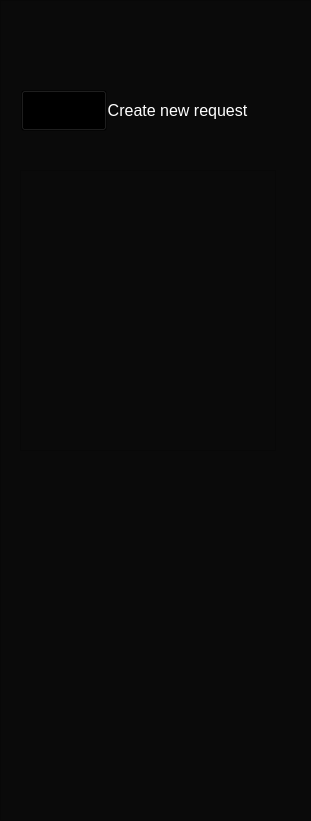
  <widget class="QFrame" name="frame">
   <property name="geometry">
    <rect>
     <x>10</x>
     <y>0</y>
     <width>311</width>
     <height>821</height>
    </rect>
   </property>
   <property name="styleSheet">
    <string notr="true">background-color:rgb(10, 10, 10);</string>
   </property>
   <property name="frameShape">
    <enum>QFrame::StyledPanel</enum>
   </property>
   <property name="frameShadow">
    <enum>QFrame::Raised</enum>
   </property>
   <widget class="QWidget" name="horizontalLayoutWidget">
    <property name="geometry">
     <rect>
      <x>10</x>
      <y>90</y>
      <width>295</width>
      <height>41</height>
     </rect>
    </property>
    <layout class="QHBoxLayout" name="horizontalLayout" stretch="0,0">
     <property name="spacing">
      <number>0</number>
     </property>
     <property name="sizeConstraint">
      <enum>QLayout::SetDefaultConstraint</enum>
     </property>
     <property name="leftMargin">
      <number>11</number>
     </property>
     <property name="rightMargin">
      <number>57</number>
     </property>
     <property name="bottomMargin">
      <number>0</number>
     </property>
     <item>
      <widget class="QPushButton" name="pushButton">
       <property name="sizePolicy">
        <sizepolicy hsizetype="Preferred" vsizetype="Preferred">
         <horstretch>0</horstretch>
         <verstretch>0</verstretch>
        </sizepolicy>
       </property>
       <property name="cursor">
        <cursorShape>PointingHandCursor</cursorShape>
       </property>
       <property name="layoutDirection">
        <enum>Qt::LeftToRight</enum>
       </property>
       <property name="styleSheet">
        <string notr="true">QPushButton {
	background-color:transparent;
	image: url(:/images/add_buttons/add_default.svg);
}

QPushButton:hover {
	
image: url(:/images/add_buttons/add_pressed.svg);
}</string>
       </property>
       <property name="text">
        <string/>
       </property>
      </widget>
     </item>
     <item>
      <widget class="QLabel" name="label">
       <property name="palette">
        <palette>
         <active>
          <colorrole role="Button">
           <brush brushstyle="SolidPattern">
            <color alpha="255">
             <red>10</red>
             <green>10</green>
             <blue>10</blue>
            </color>
           </brush>
          </colorrole>
          <colorrole role="Base">
           <brush brushstyle="SolidPattern">
            <color alpha="255">
             <red>10</red>
             <green>10</green>
             <blue>10</blue>
            </color>
           </brush>
          </colorrole>
          <colorrole role="Window">
           <brush brushstyle="SolidPattern">
            <color alpha="255">
             <red>10</red>
             <green>10</green>
             <blue>10</blue>
            </color>
           </brush>
          </colorrole>
         </active>
         <inactive>
          <colorrole role="Button">
           <brush brushstyle="SolidPattern">
            <color alpha="255">
             <red>10</red>
             <green>10</green>
             <blue>10</blue>
            </color>
           </brush>
          </colorrole>
          <colorrole role="Base">
           <brush brushstyle="SolidPattern">
            <color alpha="255">
             <red>10</red>
             <green>10</green>
             <blue>10</blue>
            </color>
           </brush>
          </colorrole>
          <colorrole role="Window">
           <brush brushstyle="SolidPattern">
            <color alpha="255">
             <red>10</red>
             <green>10</green>
             <blue>10</blue>
            </color>
           </brush>
          </colorrole>
         </inactive>
         <disabled>
          <colorrole role="Button">
           <brush brushstyle="SolidPattern">
            <color alpha="255">
             <red>10</red>
             <green>10</green>
             <blue>10</blue>
            </color>
           </brush>
          </colorrole>
          <colorrole role="Base">
           <brush brushstyle="SolidPattern">
            <color alpha="255">
             <red>10</red>
             <green>10</green>
             <blue>10</blue>
            </color>
           </brush>
          </colorrole>
          <colorrole role="Window">
           <brush brushstyle="SolidPattern">
            <color alpha="255">
             <red>10</red>
             <green>10</green>
             <blue>10</blue>
            </color>
           </brush>
          </colorrole>
         </disabled>
        </palette>
       </property>
       <property name="font">
        <font>
         <pointsize>12</pointsize>
        </font>
       </property>
       <property name="text">
        <string>&lt;html&gt;&lt;head/&gt;&lt;body&gt;&lt;p&gt;&lt;span style=&quot; color:#ffffff;&quot;&gt;Create new request&lt;/span&gt;&lt;/p&gt;&lt;/body&gt;&lt;/html&gt;</string>
       </property>
       <property name="alignment">
        <set>Qt::AlignCenter</set>
       </property>
      </widget>
     </item>
    </layout>
   </widget>
   <widget class="QListWidget" name="listWidget">
    <property name="geometry">
     <rect>
      <x>20</x>
      <y>170</y>
      <width>256</width>
      <height>281</height>
     </rect>
    </property>
    <property name="palette">
     <palette>
      <active>
       <colorrole role="WindowText">
        <brush brushstyle="SolidPattern">
         <color alpha="255">
          <red>255</red>
          <green>255</green>
          <blue>255</blue>
         </color>
        </brush>
       </colorrole>
       <colorrole role="Button">
        <brush brushstyle="SolidPattern">
         <color alpha="255">
          <red>10</red>
          <green>10</green>
          <blue>10</blue>
         </color>
        </brush>
       </colorrole>
       <colorrole role="Text">
        <brush brushstyle="SolidPattern">
         <color alpha="255">
          <red>255</red>
          <green>255</green>
          <blue>255</blue>
         </color>
        </brush>
       </colorrole>
       <colorrole role="Base">
        <brush brushstyle="SolidPattern">
         <color alpha="255">
          <red>10</red>
          <green>10</green>
          <blue>10</blue>
         </color>
        </brush>
       </colorrole>
       <colorrole role="Window">
        <brush brushstyle="SolidPattern">
         <color alpha="255">
          <red>10</red>
          <green>10</green>
          <blue>10</blue>
         </color>
        </brush>
       </colorrole>
      </active>
      <inactive>
       <colorrole role="WindowText">
        <brush brushstyle="SolidPattern">
         <color alpha="255">
          <red>255</red>
          <green>255</green>
          <blue>255</blue>
         </color>
        </brush>
       </colorrole>
       <colorrole role="Button">
        <brush brushstyle="SolidPattern">
         <color alpha="255">
          <red>10</red>
          <green>10</green>
          <blue>10</blue>
         </color>
        </brush>
       </colorrole>
       <colorrole role="Text">
        <brush brushstyle="SolidPattern">
         <color alpha="255">
          <red>255</red>
          <green>255</green>
          <blue>255</blue>
         </color>
        </brush>
       </colorrole>
       <colorrole role="Base">
        <brush brushstyle="SolidPattern">
         <color alpha="255">
          <red>10</red>
          <green>10</green>
          <blue>10</blue>
         </color>
        </brush>
       </colorrole>
       <colorrole role="Window">
        <brush brushstyle="SolidPattern">
         <color alpha="255">
          <red>10</red>
          <green>10</green>
          <blue>10</blue>
         </color>
        </brush>
       </colorrole>
      </inactive>
      <disabled>
       <colorrole role="WindowText">
        <brush brushstyle="SolidPattern">
         <color alpha="255">
          <red>120</red>
          <green>120</green>
          <blue>120</blue>
         </color>
        </brush>
       </colorrole>
       <colorrole role="Button">
        <brush brushstyle="SolidPattern">
         <color alpha="255">
          <red>10</red>
          <green>10</green>
          <blue>10</blue>
         </color>
        </brush>
       </colorrole>
       <colorrole role="Text">
        <brush brushstyle="SolidPattern">
         <color alpha="255">
          <red>120</red>
          <green>120</green>
          <blue>120</blue>
         </color>
        </brush>
       </colorrole>
       <colorrole role="Base">
        <brush brushstyle="SolidPattern">
         <color alpha="255">
          <red>10</red>
          <green>10</green>
          <blue>10</blue>
         </color>
        </brush>
       </colorrole>
       <colorrole role="Window">
        <brush brushstyle="SolidPattern">
         <color alpha="255">
          <red>10</red>
          <green>10</green>
          <blue>10</blue>
         </color>
        </brush>
       </colorrole>
      </disabled>
     </palette>
    </property>
    <property name="font">
     <font>
      <family>MS Shell Dlg 2</family>
      <pointsize>14</pointsize>
     </font>
    </property>
    <property name="cursor" stdset="0">
     <cursorShape>OpenHandCursor</cursorShape>
    </property>
    <property name="lineWidth">
     <number>1</number>
    </property>
    <property name="midLineWidth">
     <number>0</number>
    </property>
    <property name="spacing">
     <number>5</number>
    </property>
   </widget>
  </widget>
